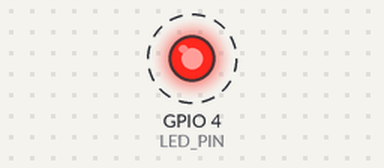
Bench run of a sketch on a simulated ESP32. Shown: output pins drawn as LEDs (lit = HIGH). Dashed ring = blinking.

Above: at 0.5 s.
Timing chart, 0 to 4.6 s (numbered marks = the images above):
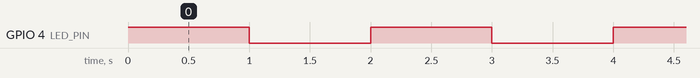

Measured:
- by itself, GPIO 4 (LED_PIN): alternates HIGH for 1.0 s and LOW for 1.0 s

The sketch:

3_Task1_2_3.ino
```cpp
#define LED_PIN 4

void setup() {
  pinMode(LED_PIN, OUTPUT);
}

void loop() {
  analogWrite(LED_PIN, 255); // LED on (max brightness)
  delay(1000);
  analogWrite(LED_PIN, 0);
  delay(1000);
}
```
